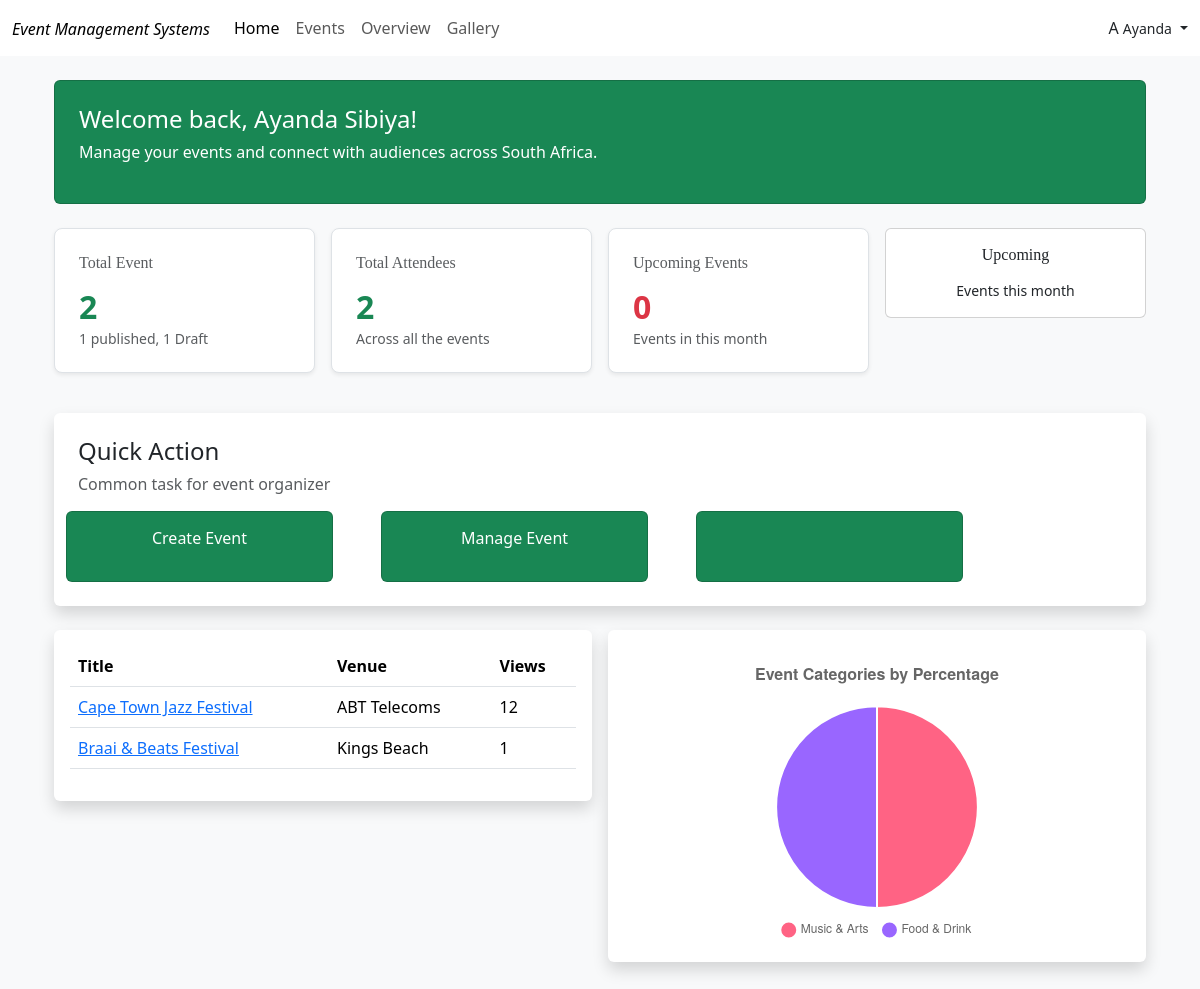
/organizer-overview/ (signed in), run on an earlier commit of the app's database.
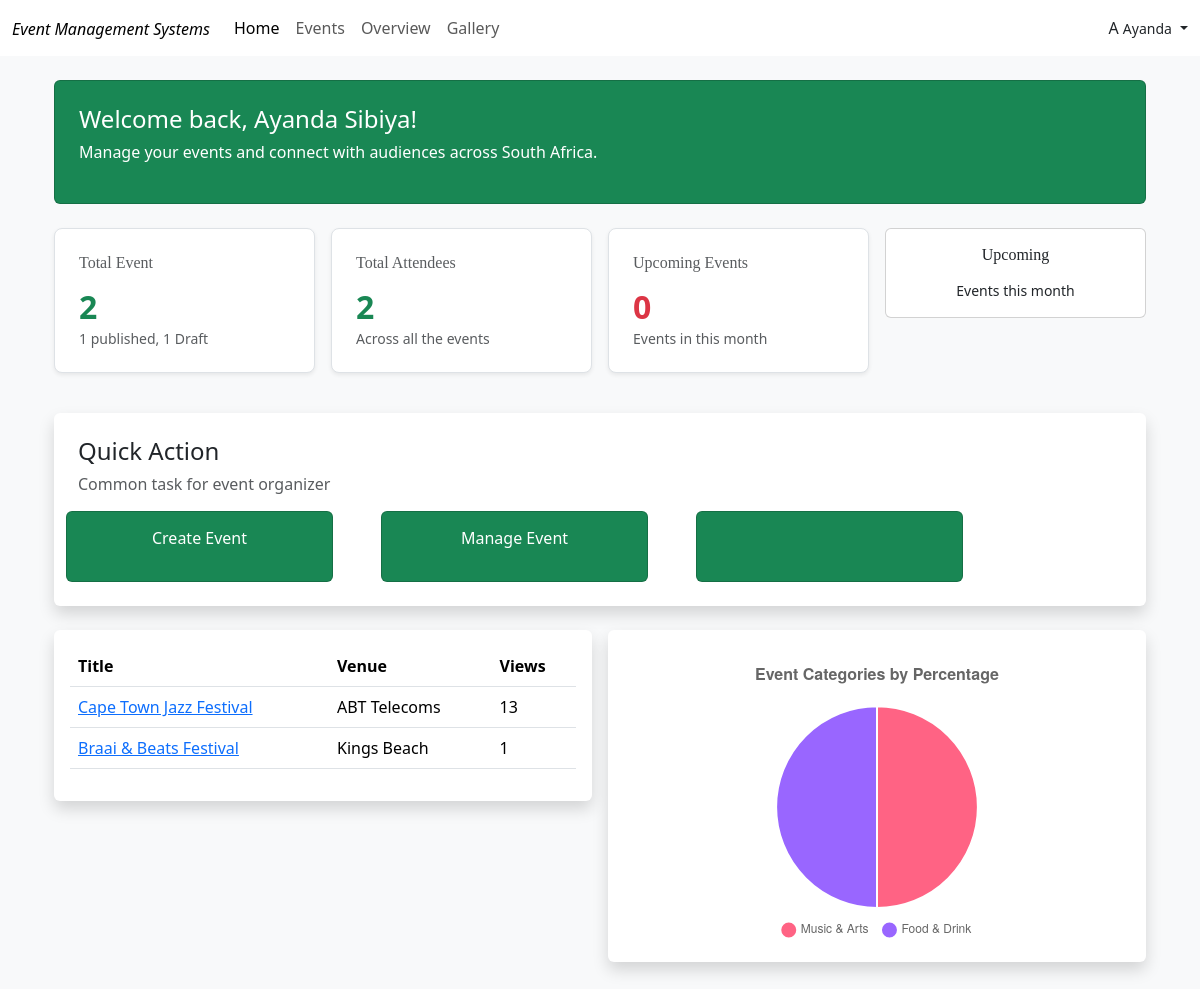
And on a later commit of the database.
### event_app/models.py (models this page shows, shortened)
class CustomUser(AbstractUser):
    ROLE_CHOICES = [
        ('admin', 'Admin'),
        ('organizer', 'Organizer'),
        ('attendee', 'Attendee'),
    ]
    contact_number = models.CharField(max_length=15, blank=True, null=True)
    role = models.CharField(max_length=20, choices=ROLE_CHOICES, default='organizer')

class Event(models.Model):
    MUSIC_ARTS = 'music-arts'
    BUSINESS = 'business'
    SPORTS = 'sports'
    TECHNOLOGY = 'technology'
    FOOD_DRINK = 'food-drink'
    HEALTH_WELLNESS = 'health-wellness'
    EDUCATION = 'education'
    COMMUNITY = 'community'
    CHARITY = 'charity'
    GOVERNMENT = 'government'
    TOURISM = 'tourism'
    CATEGORY_CHOICES = [
        (MUSIC_ARTS, 'Music & Arts'),
        (BUSINESS, 'Business & Professional'),
        (SPORTS, 'Sports & Fitness'),
        (TECHNOLOGY, 'Technology'),
        (FOOD_DRINK, 'Food & Drink'),
        (HEALTH_WELLNESS, 'Health & Wellness'),
        (EDUCATION, 'Education & Learning'),
        (COMMUNITY, 'Community & Culture'),
        (CHARITY, 'Charity & Fundraising'),
        (GOVERNMENT, 'Government & Politics'),
        (TOURISM, 'Tourism & Hospitality'),
    ]
    DRAFT = 'draft'
    PUBLISHED = 'published'
    CANCELLED = 'cancelled'
    COMPLETED = 'completed'
    STATUS_CHOICES = [
        (DRAFT, 'Draft'),
        (PUBLISHED, 'Published'),
        (CANCELLED, 'Cancelled'),
        (COMPLETED, 'Completed'),
    ]
    title = models.CharField(max_length=200)
    description = models.TextField()
    category = models.CharField(max_length=80, choices=CATEGORY_CHOICES)
    status = models.CharField(max_length=20, choices=STATUS_CHOICES, default=DRAFT)
    organizer = models.ForeignKey(User, on_delete=models.CASCADE, related_name='organized_events')
    is_approved = models.BooleanField(default=False)
    attendees = models.ManyToManyField(
        Attendee,
        through='EventRegistration',
        related_name='events',
        blank=True
    )
    start_date = models.DateField()
    end_date = models.DateField()
    start_time = models.TimeField()
    end_time = models.TimeField()
    venue = models.CharField(max_length=200)
    city = models.CharField(max_length=100)
    is_online = models.BooleanField(default=False)
    online_link = models.URLField(blank=True, null=True)
    image = models.ImageField(upload_to='event_images/', blank=True, null=True)
    tags = models.TextField(help_text='Comma-separated tags', blank=True)
    max_attendees = models.PositiveIntegerField(blank=True, null=True)
    registration_deadline = models.DateTimeField(blank=True, null=True)
    views_count = models.PositiveIntegerField(default=0, editable=False)
    created_at = models.DateTimeField(auto_now_add=True)
    updated_at = models.DateTimeField(auto_now=True)
    class Meta:
        ordering = ['-created_at']

### event_app/views.py (the view)
# urls.py: path('organizer-overview/', views.organizer_overview, name='organizer_overview'),
@login_required
def organizer_overview(request):
    organizer = request.user
    events = Event.objects.filter(organizer=organizer)
    total_events = events.count()
    published_events_count = events.filter(status=Event.PUBLISHED).count()
    draft_events_count = events.filter(status=Event.DRAFT).count()
    now = timezone.now()
    current_month_start = now.replace(day=1, hour=0, minute=0, second=0, microsecond=0)
    if now.month == 12:
        next_month_start = now.replace(year=now.year + 1, month=1, day=1, hour=0, minute=0, second=0, microsecond=0)
    else:
        next_month_start = now.replace(month=now.month + 1, day=1, hour=0, minute=0, second=0, microsecond=0)
    upcoming_events_this_month = events.filter(
        start_date__gte=now.date(),
        start_date__lt=next_month_start.date(),
        status=Event.PUBLISHED
    )
    upcoming_events_count = upcoming_events_this_month.count()
    total_attendees = events.aggregate(
        total=Count('attendees', distinct=True)
    )['total'] or 0
    organizer_events = events.annotate(
        attendee_count=Count('attendees')
    ).order_by('-attendee_count', '-created_at')  # Secondary sort by creation date
    category_data = events.values('category').annotate(
        count=Count('id')
    ).order_by('-count')
    chart_labels = []
    chart_data = []
    chart_colors = []
    category_colors = {
        Event.MUSIC_ARTS: '#FF6384',
        Event.BUSINESS: '#36A2EB',
        Event.SPORTS: '#FFCE56',
        Event.TECHNOLOGY: '#4BC0C0',
        Event.FOOD_DRINK: '#9966FF',
        Event.HEALTH_WELLNESS: '#FF9F40',
        Event.EDUCATION: '#FF6384',
        Event.COMMUNITY: '#C9CBCF',
        Event.CHARITY: '#4BC0C0',
        Event.GOVERNMENT: '#36A2EB',
        Event.TOURISM: '#FFCE56'
    }
    for item in category_data:
        category = item['category']
        count = item['count']
        percentage = round((count / total_events) * 100, 1) if total_events > 0 else 0
        category_display = dict(Event.CATEGORY_CHOICES).get(category, category)
        chart_labels.append(category_display)
        chart_data.append(percentage)
        chart_colors.append(category_colors.get(category, '#C9CBCF'))
    chart_data_json = json.dumps({
        'labels': chart_labels,
        'data': chart_data,
        'colors': chart_colors
    })
    print(f"Total events: {total_events}")
    print(f"Published: {published_events_count}, Draft: {draft_events_count}")
    print(f"Upcoming this month: {upcoming_events_count}")
    context = {
        'total_events': total_events,
        'published_events_count': published_events_count,
        'draft_events_count': draft_events_count,
        'upcoming_events_count': upcoming_events_count,
        'total_attendees': total_attendees,
        'organizer_events': organizer_events,  # List of events ordered by attendee count
        'category_chart_data': chart_data_json,  # JSON data for Chart.js
        'category_breakdown': category_data,
    }
    return render(request, 'organizer_dashboard.html', context)

### templates/organizer_dashboard.html (shortened to what this page needs)
{% extends "base.html" %}
{% block content %}
<div class="container p-4">
    <div class="card p-4 mb-4 bg-success text-white">
        <h4>Welcome back, {{ user.first_name }} {{user.last_name }}!</h4>
        <p>Manage your events and connect with audiences across South Africa.</p>
    </div>
    <div class="row g-3 mb-4">
        <div class="col-md-3">
            <div class="card border rounded-3 p-4 mb-3 shadow-sm">
                <div class="d-flex align-items-center justify-content-between mb-3">
                    <h6 class="h6 text-muted mb-0">Total Event</h6>
                </div>
                <div>
                    <p class="h2 fw-bold text-success mb-1">
                        {{total_events}}
                    </p>
                    <p class="text-muted small mb-0">{{published_events_count}} published, {{draft_events_count}} Draft
                    </p>
                </div>
            </div>
        </div>
        <div class="col-md-3">
            <div class="card border rounded-3 p-4 mb-3 shadow-sm">
                <div class="d-flex align-items-center justify-content-between mb-3">
                    <h6 class="h6 text-muted mb-0">Total Attendees</h6>
                </div>
                <div>
                    <p class="h2 fw-bold text-success mb-1">
                        {{ total_attendees }}
                    </p>
                    <p class="text-muted small mb-0">Across all the events</p>
                </div>
            </div>
        </div>
        <div class="col-md-3">
            <div class="card border rounded-3 p-4 mb-3 shadow-sm">
                <div class="d-flex align-items-center justify-content-between mb-3">
                    <h6 class="h6 text-muted mb-0">Upcoming Events</h6>
                </div>
                <div>
                    <p class="h2 fw-bold text-danger mb-1">
                        {{upcoming_events_count}}
                    </p>
                    <p class="text-muted small mb-0">Events in this month </p>
                </div>
            </div>
        </div>
        <div class="col-md-3">
            <div class="card p-3 text-center">
                <h6>Upcoming</h6>
                <small>Events this month</small>
            </div>
        </div>
    </div>
    <div class="bg-white rounded shadow p-4 mb-4" style="width: 100%;">
        <div class="">
            <h4>Quick Action</h4>
            <p class="text-muted">Common task for event organizer</p>
        </div>
        <div class="mt-2 row gap-5">
            <div class="col-md-3 card bg-success text-white text-center py-3">
                <p><a href="{% url 'create_event' %}" class="text-white" style="text-decoration: none;"> Create Event</a></p>
            </div>
            <div class="col-md-3 card text-center bg-success py-3">
                <p><a href="#" class="text-white" style="text-decoration: none;"> Manage Event</a></p>
            </div>
            <div class="col-md-3 card bg-success text-center">
            </div>
        </div>
    </div>
    <div class="row g-3">
        <div class="col-md-6">
            <div class="bg-white rounded shadow p-3 mb-3">
                {% if organizer_events %}
                <table class="table">
                    <thead>
                        <tr>
                            <th scope="col">Title</th>
                            <th scope="col">Venue</th>
                            <th scope="col">Views</th>
                        </tr>
                    </thead>
                    <tbody>
                        {% for event in organizer_events %}
                        <tr>
                            <td><a href="{% url 'event_analytics' event.pk %}">{{event.title}}</a></td>
                            <td>{{event.venue}}</td>
                            <td>{{event.views_count}}</td>
                        </tr>
                        {%endfor%}
                    </tbody>
                </table>
                {% else %}
                <p class="text-muted">No events found.</p>
                {% endif %}
            </div>
        </div>
        <div class="col-md-6">
            <div class="bg-white rounded shadow p-3 mb-3">
                {%if total_events > 0 %}
                <canvas id="categoryChart"></canvas>
                {% else %}
                <p class="text-muted">No events created yet. Create your first event to see the what we have cooked for
                    you!</p>
                {% endif %}
            </div>
        </div>
    </div>
</div>
{% endblock content %}

### templates/base.html (shortened to what this page needs)
{% load static %}
<!DOCTYPE html>
<html lang="en">
<head>
    <link href="https://cdn.jsdelivr.net/npm/bootstrap@5.3.7/dist/css/bootstrap.min.css" rel="stylesheet">
    <link rel="stylesheet" href="https://cdn.jsdelivr.net/npm/bootstrap-icons@1.11.3/font/bootstrap-icons.css">
    <link rel="stylesheet" href="{% static 'css/style.css' %}">
</head>
<body>
    <header>
        {% include 'partials/navbar.html' %}
    </header>
    <main class="bg-light">{% block content%}{% endblock content %}</main>
</body>
</html>

### templates/partials/navbar.html (shortened to what this page needs)
<nav class="navbar navbar-expand-lg" id="navbar">
  <div class="container-fluid">
    <a class="navbar-brand text-center" href="{% url 'home' %}"><span style="font-style: italic; font-size: 16px;">Event Management Systems</span> </a>
    <div class="collapse navbar-collapse" id="navbarSupportedContent">
      <ul class="navbar-nav me-auto mb-2 mb-lg-0">
        <li class="nav-item">
          <a class="nav-link active" aria-current="page" href="{% url 'home' %}"
            >Home</a
          >
        </li>
        <li class="nav-item">
          <a class="nav-link" href="{% url 'upcoming_events' %}">Events</a>
        </li>
        {% if user.is_authenticated %}
        <li class="nav-item">
          <a class="nav-link" href="{% url 'organizer_overview' %}">Overview</a>
        </li>
        {%endif%}
        <li class="nav-item">
          <a class="nav-link" href="">Gallery</a>
        </li>
      </ul>
      <div class="ms-auto">
        {% if user.is_authenticated%}
        <div class="dropdown text-end">
          <a
            href="#"
            class="d-flex justify-content-center align-items-center gap-1 link-dark text-decoration-none dropdown-toggle"
            id="userDropdown"
            data-bs-toggle="dropdown"
            aria-expanded="false"
          >
            <div class="user-circle">{{ user.username|slice:":1"|upper }}</div>
            <small class="username-text">{{ user.username }}</small>
          </a>
        </div>
        {%endif%}
      </div>
    </div>
  </div>
</nav>

What changed in the data, as far as the page shows it:
changed Event "Cape Town Jazz Festival": views_count "12" → "13"
